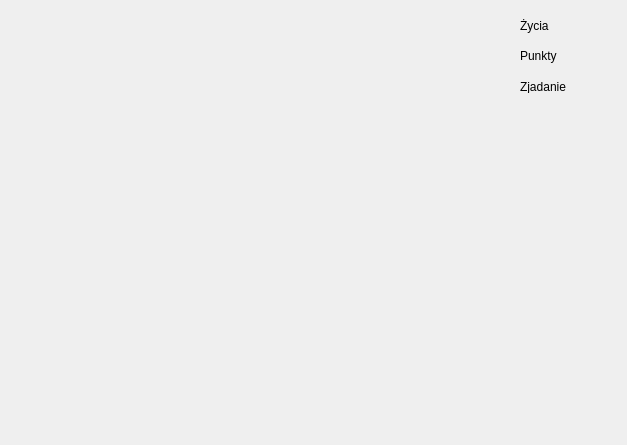
<?xml version="1.0" encoding="UTF-8"?>
<ui version="4.0">
 <class>Gra</class>
 <widget class="QWidget" name="Gra">
  <property name="geometry">
   <rect>
    <x>0</x>
    <y>0</y>
    <width>627</width>
    <height>445</height>
   </rect>
  </property>
  <property name="windowTitle">
   <string>Gra</string>
  </property>
  <widget class="QLabel" name="imageLabel">
   <property name="geometry">
    <rect>
     <x>0</x>
     <y>0</y>
     <width>191</width>
     <height>101</height>
    </rect>
   </property>
   <property name="text">
    <string/>
   </property>
  </widget>
  <widget class="QLabel" name="zycia">
   <property name="geometry">
    <rect>
     <x>520</x>
     <y>10</y>
     <width>47</width>
     <height>31</height>
    </rect>
   </property>
   <property name="text">
    <string>Życia</string>
   </property>
  </widget>
  <widget class="QLabel" name="punkty">
   <property name="geometry">
    <rect>
     <x>520</x>
     <y>40</y>
     <width>47</width>
     <height>31</height>
    </rect>
   </property>
   <property name="text">
    <string>Punkty</string>
   </property>
  </widget>
  <widget class="QLabel" name="czas_zjadania">
   <property name="geometry">
    <rect>
     <x>520</x>
     <y>80</y>
     <width>47</width>
     <height>13</height>
    </rect>
   </property>
   <property name="text">
    <string>Zjadanie</string>
   </property>
  </widget>
 </widget>
 <resources/>
 <connections/>
</ui>
